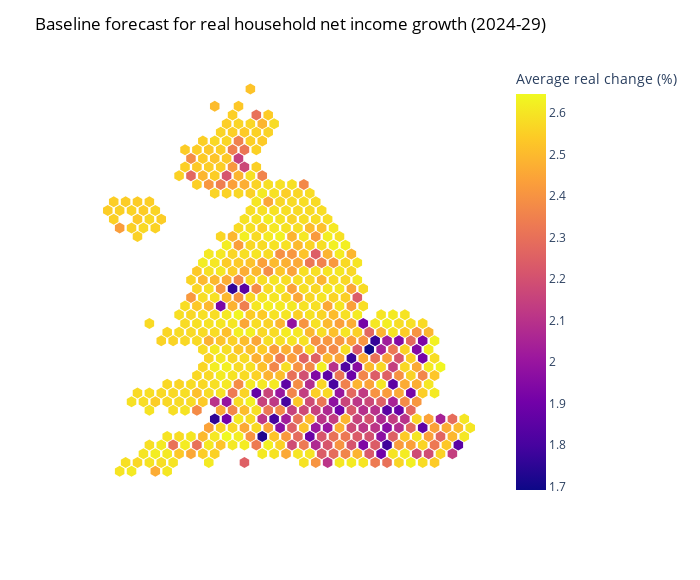

The code cell stored with this chart in its notebook:
### Code cell
fig = px.scatter(
    df,
    x="x",
    y="y",
    color="Average real change (%)",
    hover_data=["Constituency"],
)

from policyengine_core.charts import *

fig.update_layout(
    height=580,
    width=700,
)
# Set zero to white
# fig.update_coloraxes(cmax=-df["Average real change"].min(), cmin=df["Average real change"].min())

# Set marker to hexagon
fig.update_traces(marker=dict(symbol="hexagon", size=11))

fig.update_layout(
    title="Baseline forecast for real household net income growth (2024-29)",
    xaxis_tickvals=[],
    xaxis_title="",
    yaxis_tickvals=[],
    yaxis_title="",
    # No bg
    plot_bgcolor="rgba(0,0,0,0)",
    legend_title="Average household net income change",
    # Set color axis to %
    title_font_color="black",
    legend_title_font_color="black",
)

### Figure 1 — Plotly figure (JSON) as saved in the notebook; plotly's stock layout.template omitted (floating-point values rounded to 4 significant figures; data arrays with more than 128 entries replaced by an {"elided": "..."} marker saying what was removed)
{"data": [{"customdata": {"elided": "650x1 str values"}, "hovertemplate": "x=%{x}<br>y=%{y}<br>Constituency=%{customdata[0]}<br>Average real change (%)=%{marker.color}<extra></extra>", "legendgroup": "", "marker": {"color": {"elided": "650 float values"}, "coloraxis": "coloraxis", "size": 11, "symbol": "hexagon"}, "mode": "markers", "name": "", "orientation": "v", "showlegend": false, "type": "scatter", "x": {"elided": "650 float values"}, "xaxis": "x", "y": {"elided": "650 int values"}, "yaxis": "y"}], "layout": {"coloraxis": {"colorbar": {"title": {"text": "Average real change (%)"}}, "colorscale": [[0, "#0d0887"], [0.1111, "#46039f"], [0.2222, "#7201a8"], [0.3333, "#9c179e"], [0.4444, "#bd3786"], [0.5556, "#d8576b"], [0.6667, "#ed7953"], [0.7778, "#fb9f3a"], [0.8889, "#fdca26"], [1, "#f0f921"]]}, "height": 580, "legend": {"title": {"font": {"color": "black"}, "text": "Average household net income change"}, "tracegroupgap": 0}, "margin": {"t": 60}, "plot_bgcolor": "rgba(0,0,0,0)", "title": {"font": {"color": "black"}, "text": "Baseline forecast for real household net income growth (2024-29)"}, "width": 700, "xaxis": {"anchor": "y", "domain": [0, 1], "tickvals": [], "title": {"text": ""}}, "yaxis": {"anchor": "x", "domain": [0, 1], "tickvals": [], "title": {"text": ""}}}}
